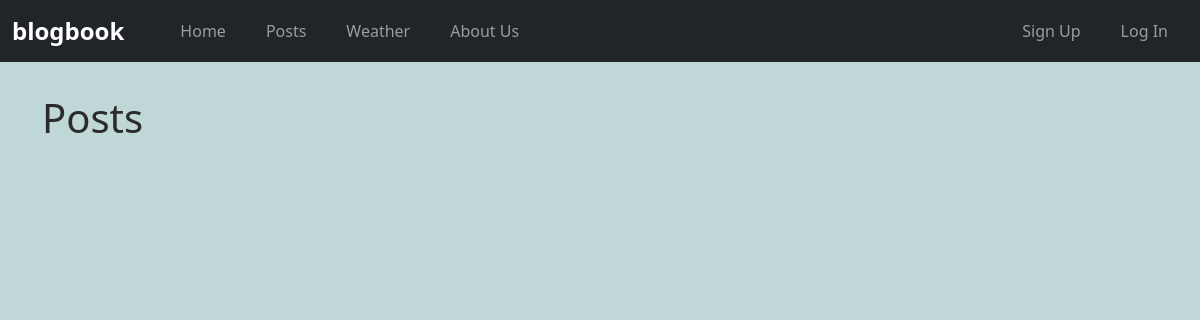
The page /posts/ on the database as committed earlier.
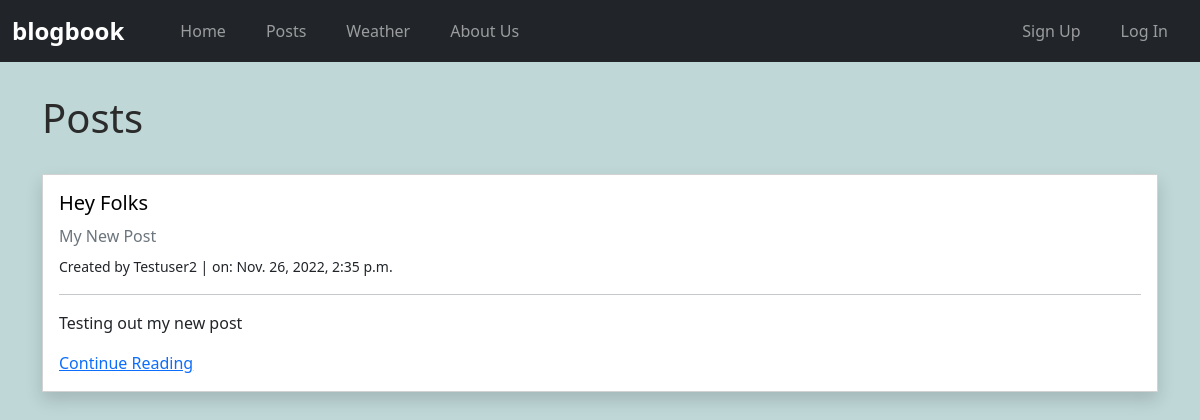
The same page on the database as committed later.
### posts/models.py (models this page shows, shortened)
class Post(models.Model):
    title = models.CharField(max_length=128)
    subtitle = models.CharField(max_length=128)
    body = models.TextField()
    created_on = models.DateTimeField(auto_now_add=True)
    author = models.ForeignKey(
        get_user_model(),
        on_delete=models.CASCADE
    )
    status = models.ForeignKey(
        Status,
        on_delete=models.CASCADE,
        default=2
    )

### posts/views.py (the view)
# urls.py: path('', views.PostListView.as_view(), name='list'),
class PostListView(ListView):
    template_name = "posts/list.html"
    model = Post
    def get_context_data(self, **kwargs):
        context = super().get_context_data(**kwargs)
        status = Status.objects.get(id=1)
        context["post_list"] = Post.objects.filter(
            status=status).order_by("created_on").reverse()
        return context

### templates/posts/list.html (shortened to what this page needs)
{% extends 'base.html' %}
{% load static %}
{% block content %}
<h1>Posts</h1>
{% for post in post_list %}
    <div class="card rounded-0 shadow">
        <div class="card-body">
            <h5 class="card-title mb-3">{{ post.title }}</h5>
            <h6 class="card-subtitle mb-2 text-muted">{{ post.subtitle }}</h6>
            <small>Created by {{ post.author }} | on: {{ post.created_on }}</small>
            <hr>
            <p class="card-text">{{ post.body|truncatechars:500 }}</p>
            <a href="{% url 'detail' post.id %}" class="card-link">Continue Reading</a>
        </div>
    </div>
    <br>
{% endfor %}
{% endblock content %}

### templates/base.html (shortened to what this page needs)
{% load static %}
<!DOCTYPE html>
<html lang="en">
<head>
    <link
        href="https://cdn.jsdelivr.net/npm/bootstrap@5.2.2/dist/css/bootstrap.min.css"
        rel="stylesheet"
>
    <link rel="stylesheet" href="{% static 'css/base.css' %}">
</head>
<body>
    <nav class="navbar navbar-expand-lg navbar-dark bg-dark">
        <div class="container-fluid">
            <a class="navbar-brand me-5" href="{% url 'home' %}" id="blogBook">blogbook</a>
            <div class="collapse navbar-collapse" id="navbarNavAltMarkup">
                <div class="container-fluid navbar-nav d-flex justify-content-between gap-5">
                    <div class="d-flex gap-4">
                        <a class="nav-link" href="{% url 'home' %}">Home</a>
                        <a class="nav-link" href="{% url 'list' %}">Posts</a>
                        <a class="nav-link" href="{% url 'weather' %}">Weather</a>
                        <a class="nav-link" href="{% url 'about' %}">About Us</a>
                    </div>
                    <div class="d-flex gap-4">
                        {% if user.is_authenticated %}
                        <a class="nav-link" href="{% url 'new' %}">New Posts</a>
                        <a class="nav-link" href="{% url 'drafts' %}">Drafts</a>
                        <a class="nav-link" href="{% url 'password_change' %}">Password Change</a>
                        <a class="nav-link" href="{% url 'logout' %}">Log Out</a>
                        {% else %}
                            <a class="nav-link" href="{% url 'signup' %}">Sign Up</a>
                            <a class="nav-link" href="{% url 'login' %}">Log In</a>
                        {% endif %}
                    </div>
                </div>
            </div>
        </div>
    </nav>
    <div class="container">
    {% block content %}
    {% endblock content %}
    </div>
</body>
</html>

### static/css/base.css (style rules this page uses)
body { background-color: rgb(191, 215, 215); }
#blogBook { font-size: 1.5rem; font-weight: bold; }
h1 { margin: 2rem 0; color: rgb(43, 43, 43); }
h5 { color: rgb(0, 0, 0); }

Rows that differ between the two databases and show on the page:
now on this page (row edited): Post: title "Hey Folks", subtitle "My New Post", author "Testuser2", created_on "Nov. 26, 2022, 2:35 p.m.", body "Testing out my new post"
